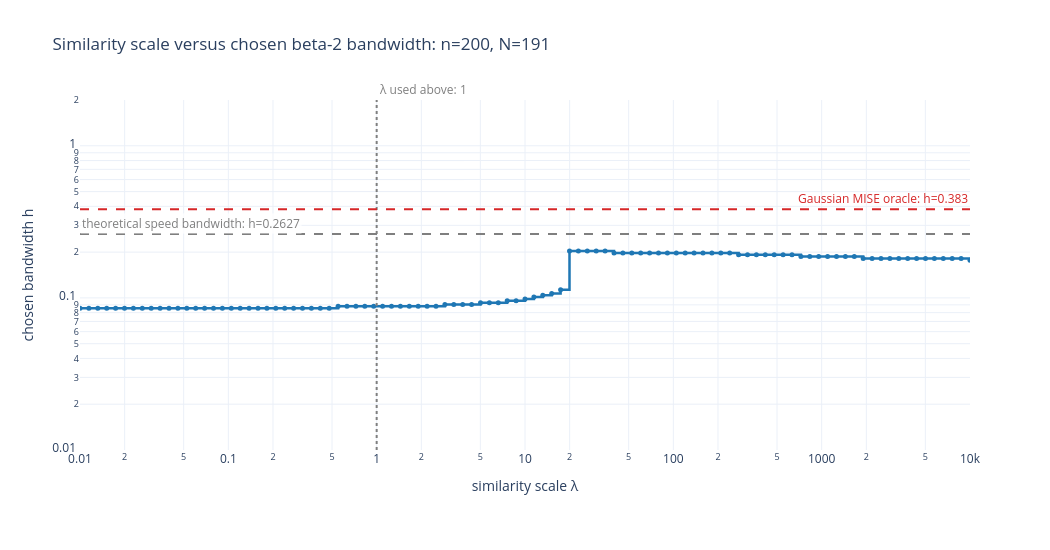

Here is the notebook cell this chart was saved with:
### Markdown cell above
### Similarity scale versus chosen bandwidth

For the same sample and geometric bandwidth grid, the plot below varies the similarity scale $\lambda$ in $S_{ij}=\exp(-\lambda D_{2,ij})$ and records the bandwidth at the maximum of the Doob stationary mass. Here $\lambda$ plays the same role as `stationary_example_tau` above. The red dashed horizontal line marks the Gaussian MISE-oracle bandwidth, and the gray dashed horizontal line marks the theoretical speed bandwidth.

### Code cell
stationary_example_lambda_values = np.geomspace(1e-2, 1e4, 101)
stationary_example_log_lambda_min = np.log10(
    stationary_example_lambda_values[0]
)
stationary_example_log_lambda_max = np.log10(
    stationary_example_lambda_values[-1]
)
stationary_example_lambda_reference_paper_x = (
    np.log10(stationary_example_tau)
    - stationary_example_log_lambda_min
) / (
    stationary_example_log_lambda_max
    - stationary_example_log_lambda_min
)
stationary_example_oracle_paper_y = (
    np.log10(stationary_example_oracle_h)
    - stationary_example_log_h_min
) / stationary_example_log_h_span
stationary_example_h_speed_paper_y = (
    np.log10(stationary_example_h_speed)
    - stationary_example_log_h_min
) / stationary_example_log_h_span

stationary_example_divergence = beta2_divergence_matrix_fft(
    samples=stationary_example_samples,
    h_grid=stationary_example_grid,
    half_width=stationary_example_half_width,
    spatial_points=stationary_example_spatial_points,
)
stationary_example_lambda_selected_indices = np.empty(
    len(stationary_example_lambda_values),
    dtype=int,
)

for index, current_lambda in enumerate(
    stationary_example_lambda_values
):
    current_similarity = np.exp(
        -current_lambda * stationary_example_divergence
    )
    np.fill_diagonal(current_similarity, 1.0)
    current_mass = doob_stationary_mass(current_similarity)
    stationary_example_lambda_selected_indices[index] = int(
        np.argmax(current_mass)
    )

stationary_example_lambda_selected_bandwidths = (
    stationary_example_grid[
        stationary_example_lambda_selected_indices
    ]
)

stationary_example_lambda_figure = go.Figure(
    go.Scatter(
        x=stationary_example_lambda_values,
        y=stationary_example_lambda_selected_bandwidths,
        customdata=stationary_example_lambda_selected_indices,
        mode="lines+markers",
        line=dict(color="#1f77b4", width=2.5, shape="hv"),
        marker=dict(size=5),
        hovertemplate=(
            "lambda (λ)=%{x:.6g}"
            "<br>chosen bandwidth h=%{y:.6g}"
            "<br>grid index=%{customdata}<extra></extra>"
        ),
    )
)
stationary_example_lambda_figure.add_vline(
    x=stationary_example_tau,
    line=dict(color="#7f7f7f", width=2, dash="dot"),
)
stationary_example_lambda_figure.add_hline(
    y=stationary_example_oracle_h,
    line=dict(color="#d62728", width=2, dash="dash"),
)
stationary_example_lambda_figure.add_hline(
    y=stationary_example_h_speed,
    line=dict(color="#7f7f7f", width=2, dash="dash"),
)
stationary_example_lambda_figure.add_annotation(
    x=stationary_example_lambda_reference_paper_x,
    y=1.0,
    xref="paper",
    yref="paper",
    text=f"λ used above: {stationary_example_tau:g}",
    showarrow=False,
    xanchor="left",
    yanchor="bottom",
    font=dict(color="#7f7f7f"),
)
stationary_example_lambda_figure.add_annotation(
    x=1.0,
    y=stationary_example_oracle_paper_y,
    xref="paper",
    yref="paper",
    text=f"Gaussian MISE oracle: h={stationary_example_oracle_h:.4g}",
    showarrow=False,
    xanchor="right",
    yanchor="bottom",
    font=dict(color="#d62728"),
)
stationary_example_lambda_figure.add_annotation(
    x=0.0,
    y=stationary_example_h_speed_paper_y,
    xref="paper",
    yref="paper",
    text=(
        "theoretical speed bandwidth: "
        f"h={stationary_example_h_speed:.4g}"
    ),
    showarrow=False,
    xanchor="left",
    yanchor="bottom",
    font=dict(color="#7f7f7f"),
    bgcolor="rgba(255,255,255,0.8)",
)
stationary_example_lambda_figure.update_xaxes(
    title_text="similarity scale λ",
    type="log",
    range=[
        stationary_example_log_lambda_min,
        stationary_example_log_lambda_max,
    ],
)
stationary_example_lambda_figure.update_yaxes(
    title_text="chosen bandwidth h",
    type="log",
    range=[
        stationary_example_log_h_min,
        stationary_example_log_h_max,
    ],
)
stationary_example_lambda_figure.update_layout(
    title=(
        "Similarity scale versus chosen beta-2 bandwidth: "
        f"n={stationary_example_n}, N={stationary_example_N}"
    ),
    width=1050,
    height=550,
    template="plotly_white",
    showlegend=False,
    margin=dict(t=100, b=100),
)
stationary_example_lambda_figure.show()

### Figure 1 — Plotly figure (JSON) as saved in the notebook; plotly's stock layout.template omitted (floating-point values rounded to 4 significant figures)
{"data": [{"customdata": [77, 77, 77, 77, 77, 77, 77, 77, 77, 77, 77, 77, 77, 77, 77, 77, 77, 77, 77, 77, 77, 77, 77, 77, 77, 77, 77, 77, 77, 78, 78, 78, 78, 78, 78, 78, 78, 78, 78, 78, 78, 79, 79, 79, 79, 80, 80, 80, 81, 81, 82, 83, 84, 85, 87, 108, 108, 108, 108, 108, 107, 107, 107, 107, 107, 107, 107, 107, 107, 107, 107, 107, 107, 107, 106, 106, 106, 106, 106, 106, 106, 105, 105, 105, 105, 105, 105, 105, 104, 104, 104, 104, 104, 104, 104, 104, 104, 104, 104, 104, 103], "hovertemplate": "lambda (λ)=%{x:.6g}<br>chosen bandwidth h=%{y:.6g}<br>grid index=%{customdata}<extra></extra>", "line": {"color": "#1f77b4", "shape": "hv", "width": 2.5}, "marker": {"size": 5}, "mode": "lines+markers", "type": "scatter", "x": [0.01, 0.01148, 0.01318, 0.01514, 0.01738, 0.01995, 0.02291, 0.0263, 0.0302, 0.03467, 0.03981, 0.04571, 0.05248, 0.06026, 0.06918, 0.07943, 0.0912, 0.1047, 0.1202, 0.138, 0.1585, 0.182, 0.2089, 0.2399, 0.2754, 0.3162, 0.3631, 0.4169, 0.4786, 0.5495, 0.631, 0.7244, 0.8318, 0.955, 1.096, 1.259, 1.445, 1.66, 1.905, 2.188, 2.512, 2.884, 3.311, 3.802, 4.365, 5.012, 5.754, 6.607, 7.586, 8.71, 10, 11.48, 13.18, 15.14, 17.38, 19.95, 22.91, 26.3, 30.2, 34.67, 39.81, 45.71, 52.48, 60.26, 69.18, 79.43, 91.2, 104.7, 120.2, 138.0, 158.5, 182.0, 208.9, 239.9, 275.4, 316.2, 363.1, 416.9, 478.6, 549.5, 631.0, 724.4, 831.8, 955.0, 1096.0, 1259.0, 1445.0, 1660.0, 1905.0, 2188.0, 2512.0, 2884.0, 3311.0, 3802.0, 4365.0, 5012.0, 5754.0, 6607.0, 7586.0, 8710.0, 10000], "y": [0.08561, 0.08561, 0.08561, 0.08561, 0.08561, 0.08561, 0.08561, 0.08561, 0.08561, 0.08561, 0.08561, 0.08561, 0.08561, 0.08561, 0.08561, 0.08561, 0.08561, 0.08561, 0.08561, 0.08561, 0.08561, 0.08561, 0.08561, 0.08561, 0.08561, 0.08561, 0.08561, 0.08561, 0.08561, 0.08803, 0.08803, 0.08803, 0.08803, 0.08803, 0.08803, 0.08803, 0.08803, 0.08803, 0.08803, 0.08803, 0.08803, 0.09052, 0.09052, 0.09052, 0.09052, 0.09308, 0.09308, 0.09308, 0.09571, 0.09571, 0.09842, 0.1012, 0.1041, 0.107, 0.1131, 0.2032, 0.2032, 0.2032, 0.2032, 0.2032, 0.1976, 0.1976, 0.1976, 0.1976, 0.1976, 0.1976, 0.1976, 0.1976, 0.1976, 0.1976, 0.1976, 0.1976, 0.1976, 0.1976, 0.1922, 0.1922, 0.1922, 0.1922, 0.1922, 0.1922, 0.1922, 0.1869, 0.1869, 0.1869, 0.1869, 0.1869, 0.1869, 0.1869, 0.1818, 0.1818, 0.1818, 0.1818, 0.1818, 0.1818, 0.1818, 0.1818, 0.1818, 0.1818, 0.1818, 0.1818, 0.1768]}], "layout": {"annotations": [{"font": {"color": "#7f7f7f"}, "showarrow": false, "text": "λ used above: 1", "x": 0.3333, "xanchor": "left", "xref": "paper", "y": 1, "yanchor": "bottom", "yref": "paper"}, {"font": {"color": "#d62728"}, "showarrow": false, "text": "Gaussian MISE oracle: h=0.383", "x": 1, "xanchor": "right", "xref": "paper", "y": 0.6881, "yanchor": "bottom", "yref": "paper"}, {"bgcolor": "rgba(255,255,255,0.8)", "font": {"color": "#7f7f7f"}, "showarrow": false, "text": "theoretical speed bandwidth: h=0.2627", "x": 0, "xanchor": "left", "xref": "paper", "y": 0.6168, "yanchor": "bottom", "yref": "paper"}], "height": 550, "margin": {"b": 100, "t": 100}, "shapes": [{"line": {"color": "#7f7f7f", "dash": "dot", "width": 2}, "type": "line", "x0": 1, "x1": 1, "xref": "x", "y0": 0, "y1": 1, "yref": "y domain"}, {"line": {"color": "#d62728", "dash": "dash", "width": 2}, "type": "line", "x0": 0, "x1": 1, "xref": "x domain", "y0": 0.383, "y1": 0.383, "yref": "y"}, {"line": {"color": "#7f7f7f", "dash": "dash", "width": 2}, "type": "line", "x0": 0, "x1": 1, "xref": "x domain", "y0": 0.2627, "y1": 0.2627, "yref": "y"}], "showlegend": false, "title": {"text": "Similarity scale versus chosen beta-2 bandwidth: n=200, N=191"}, "width": 1050, "xaxis": {"range": [-2, 4], "title": {"text": "similarity scale λ"}, "type": "log"}, "yaxis": {"range": [-2, 0.301], "title": {"text": "chosen bandwidth h"}, "type": "log"}}}
